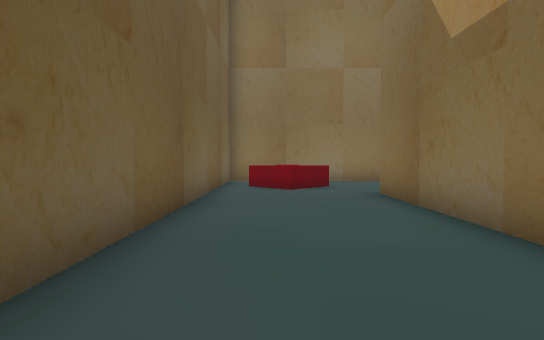
view 1 (above)

18 first-person views from a walk through a Unity game level. The camera is 1.2 m above the floor, tilts 2° down and sees 80° across. The floor is counted in squares, 1.5 m on a side. Each view is taken from the middle of a square. On the plan, view 1 faces up. The plan holds only what a view shows up to about 11 squares ahead; the rest is blank. The place goes on beyond the plan. The player character is not drawn.

view 2
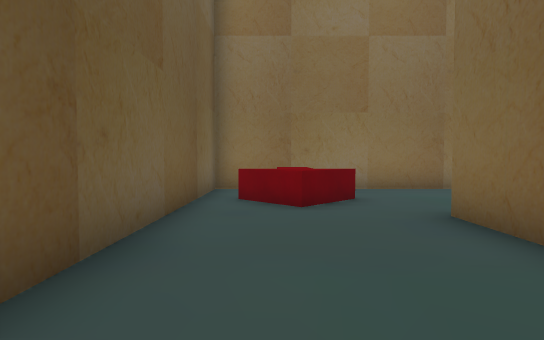

view 3
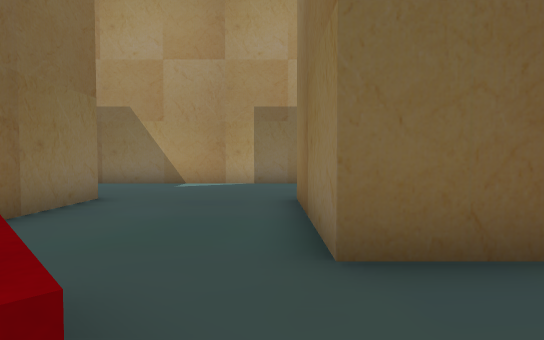

view 4
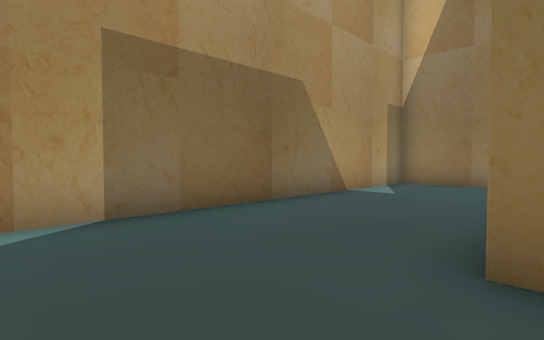

view 5
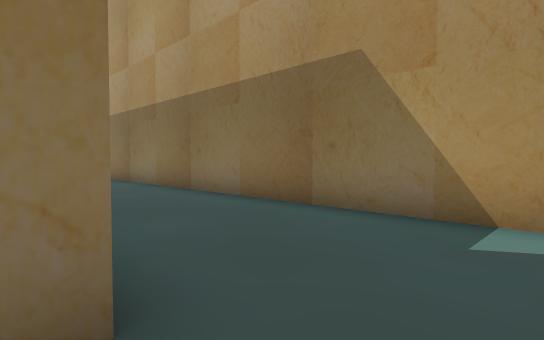

view 6
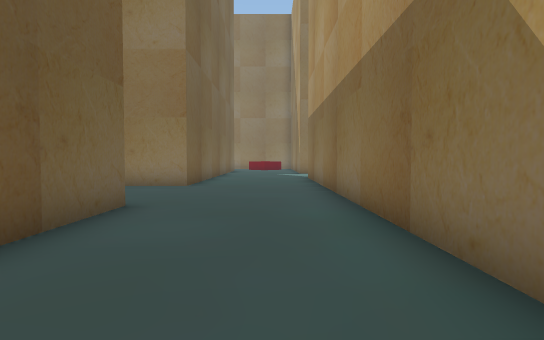

view 7
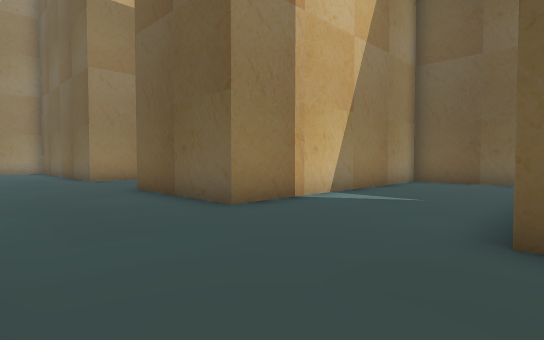

view 8
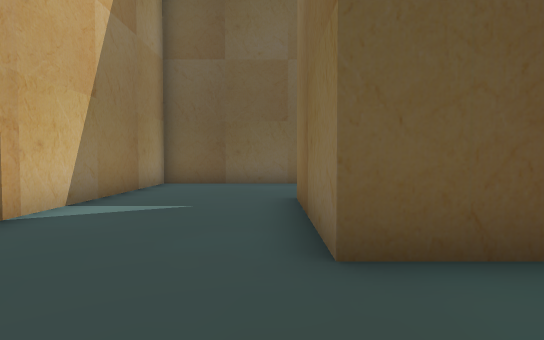

view 9
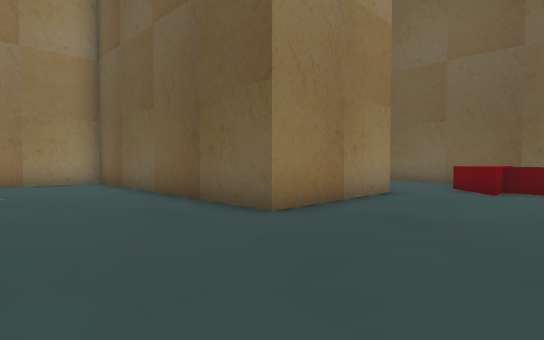

view 10
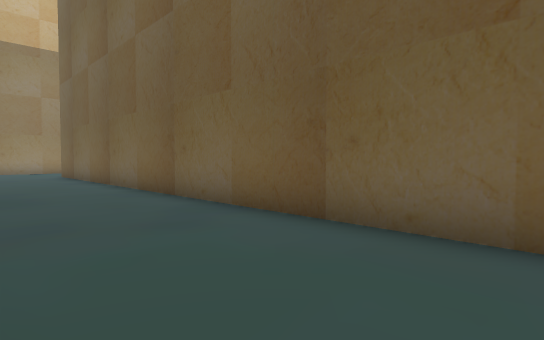

view 11
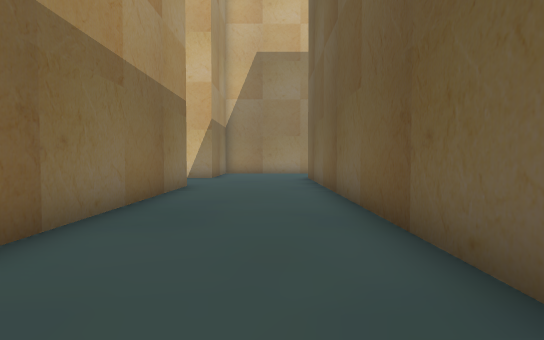

view 12
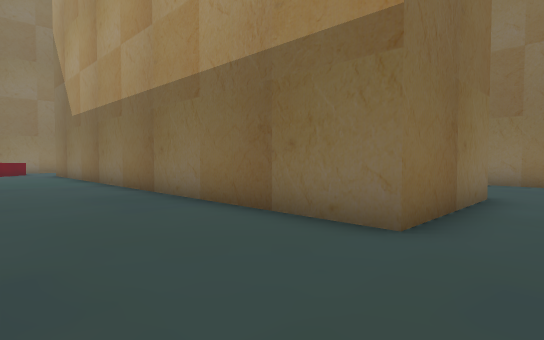

view 13
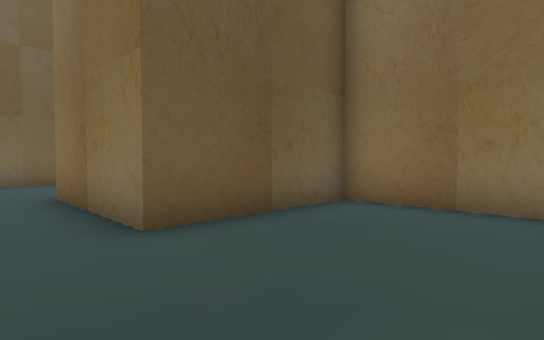

view 14
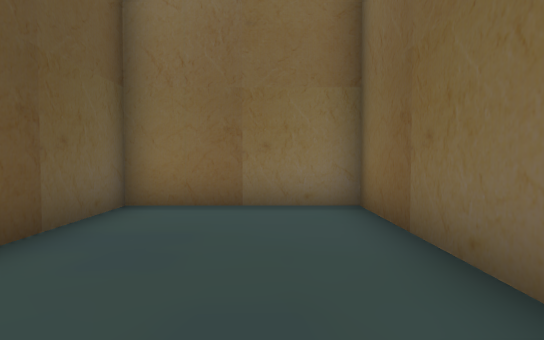

view 15
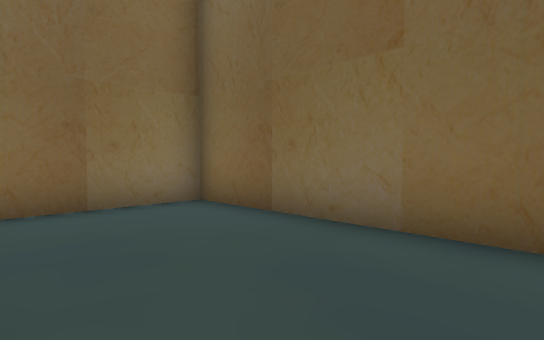

view 16
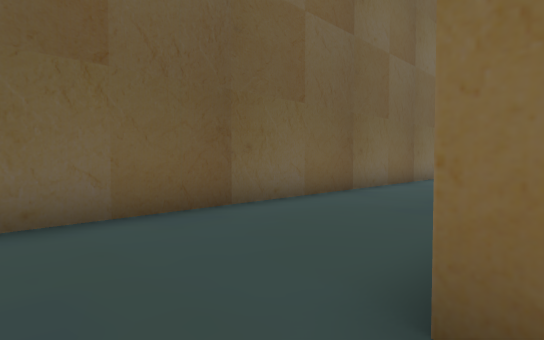

view 17
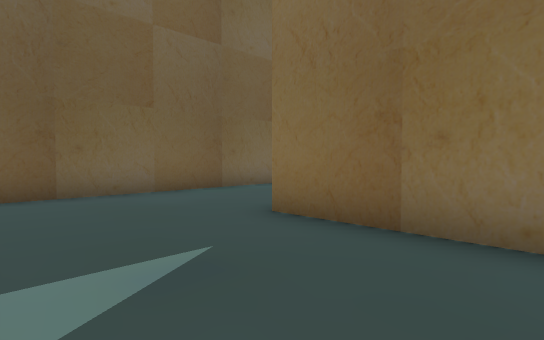

view 18
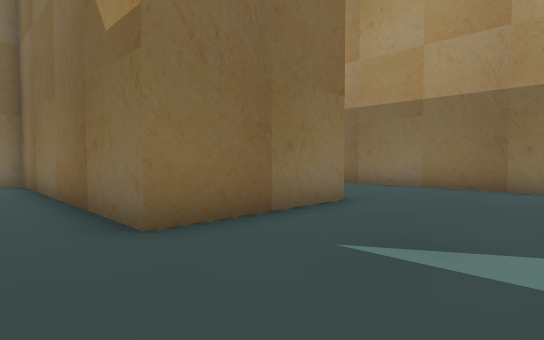

### Floor plan
Points are (right, up) in squares from view 1. A wall is a line through its corners. A room is listed if a view was taken in it or the views show most of it. See-through windows are left out.
Room 1 (views 1, 2, 3, 4, 5, 6, 7, 8, 9, 10, 11, 12, 17, 18)
walls: (6.5, 21.1) (6.5, 19.5) (2.5, 19.5) (2.5, 21.5); (-1.5, 21.5) (-1.5, 15.5) (6.5, 15.5) (6.5, 11.5) (-1.5, 11.5) (-1.5, -10.1); (2.5, -8.5) (2.5, 7.5) (6.5, 7.5) (6.5, -0.5) (10.5, -0.5) (10.5, 21.5)
low walls: (0.8, 10.2) (0.8, 9.5) (1.7, 9.5) (0.5, 8.3) (-0.7, 9.5)
ways out: opening at (2.5, -9.5) to room 2
Room 2 (views 13, 14, 15, 16)
walls: (10.5, -9.8) (10.5, -4.5) (6.5, -4.5) (6.5, -8.5) (2.5, -8.5)
ways out: opening at (2.5, -9.5) to room 1

Where each view was taken, in squares from view 1:
view 1: 0 up, 0 right, facing up
view 2: 3 up, 0 right, facing up
view 3: 8 up, 0 right, facing right
view 4: 10 up, 6 right, facing down-right
view 5: 10 up, 6 right, facing up-right
view 6: 10 up, 9 right, facing up
view 7: 20 up, 10 right, facing down-left
view 8: 19 up, 9 right, facing left
view 9: 11 up, 10 right, facing down-left
view 10: 4 up, 2 right, facing down-left
view 11: 1 up, 0 right, facing down
view 12: 10 down, 1 left, facing up-right
view 13: 10 down, 10 right, facing up-left
view 14: 10 down, 9 right, facing up
view 15: 10 down, 7 right, facing up-right
view 16: 10 down, 3 right, facing up-left
view 17: 16 up, 6 right, facing up-left
view 18: 16 up, 1 right, facing up-right
